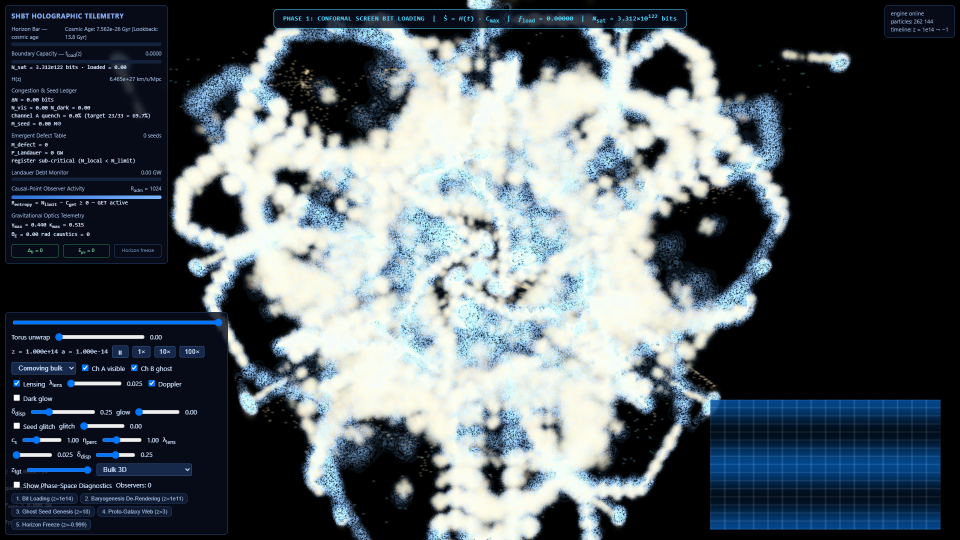
#> input picture visualizer/recordings/01_primordial_bit_loading.png, 1920 x 1080 px (shown at 1/2 size)
$ python -i record_simulation_events.py   (imports and definitions only)
#> lines starting #> are read from the running program, lines starting #| are printed output that depends on the picture
#!/usr/bin/env python3
"""
visualizer/record_simulation_events.py
Production-grade Playwright automation orchestrator for the shbt-precision
visualizer. Executes the 3D isometric-tilted orbital camera trajectory matrix
across cosmic epochs, resolves axial caustic stacking, verifies the HUD DOM
telemetry contract at each milestone, and records the run to
visualizer/recordings/full_cosmic_evolution.webm.

Spec milestones (canonical capture names, shbt12 visual checklist):
  m0  z = 1e14     01_primordial_bit_loading.png
  m1  z = 1e10     02_baryogenesis_derendering.png (quench -> eta_D ~ 69.7%)
  m2  z = 16       03_ghost_seed_genesis.png (seeds > 0, M_seed > 0, P_debt > 0)
  m3  z = 3        04_causal_point_proto_galaxies.png (debt > 5e11 GW, quench lock)
  m4  z = 1        05_cosmic_web_lensing.png (caustics > 0, gamma_max > 0.1)
  m5  z -> -0.999  06_asymptotic_horizon_freeze.png
"""
from __future__ import annotations

import asyncio
import base64
from dataclasses import dataclass
import http.server
import math
import os
import shutil
import socketserver
import subprocess
import sys
import tempfile
import threading
import time
from pathlib import Path
from typing import Dict, List, Tuple
import numpy as np

# [5 lines not run here, left out]

REPO_ROOT = Path(__file__).resolve().parents[1]
if str(REPO_ROOT) not in sys.path:
    sys.path.insert(0, str(REPO_ROOT))
RECORDINGS_DIR = Path(__file__).resolve().parent / "recordings"
MILESTONES_DIR = Path(__file__).resolve().parent / "milestones"
RAW_VIDEO_DIR = RECORDINGS_DIR / "raw_videos"
OUTPUT_VIDEO_PATH = RECORDINGS_DIR / "full_cosmic_evolution.webm"
TELEMETRY_PATH = RECORDINGS_DIR / "cosmic_event_telemetry.json"
PORT = 8080
SIMULATION_URL = os.getenv(
    "SHBT_VISUALIZER_URL", f"http://127.0.0.1:{PORT}/visualizer/?capture=1&offline=1"
)

# [12 lines left out: function find_ffmpeg, not called in this run]

BROWSER_ARGS = [
    "--enable-unsafe-webgpu",
    "--use-angle=d3d11",
    "--disable-dawn-features=use_dxc",
    "--ignore-gpu-blocklist",
    "--disable-http-cache",
    "--disable-gpu-shader-disk-cache",
    "--disable-application-cache",
    "--no-sandbox",
]
TOTAL_DURATION_SECONDS = 90.0
def get_frame_stride() -> int:
    for idx, arg in enumerate(sys.argv):
        if arg == "--stride" and idx + 1 < len(sys.argv):
            try:
                return max(1, int(sys.argv[idx + 1]))
            except ValueError:
                pass
        elif arg.startswith("--stride="):
            try:
                return max(1, int(arg.split("=", 1)[1]))
            except ValueError:
                pass
    return max(1, int(os.getenv("SHBT_FRAME_STRIDE", "4")))


TARGET_FPS = 60
TOTAL_FRAMES = int(TOTAL_DURATION_SECONDS * TARGET_FPS)
FRAME_STRIDE = get_frame_stride()
STRICT_FPS = os.getenv("SHBT_STRICT_FPS", "0") == "1"
MILESTONE_DWELL_PRESENTED = int(os.getenv("SHBT_MILESTONE_DWELL", "30"))

BOX_SIZE = 222.5502

MILESTONE_Z = {
    0: 1.0e14,
    1: 1.0e10,
    2: 16.0,
    3: 3.86,
    4: 3.0,
    5: 1.0,
    6: 0.55,
    7: 0.0,
    8: -0.70,
    9: -0.999,
}
MILESTONE_LABEL = {
    0: "primordial bit loading",
    1: "baryogenesis de-rendering",
    2: "ghost seed genesis",
    3: "early filament network",
    4: "causal-point proto-galaxies",
    5: "cosmic noon peak clustering",
    6: "mature cosmic web (7-8 Gyr)",
    7: "present epoch universe",
    8: "de Sitter acceleration voids",
    9: "asymptotic horizon freeze",
}

MILESTONE_PNG = {
    0: "01_primordial_bit_loading.png",
    1: "02_baryogenesis_derendering.png",
    2: "03_ghost_seed_genesis.png",
    3: "04_early_filament_network.png",
    4: "05_causal_point_proto_galaxies.png",
    5: "06_cosmic_noon_peak_clustering.png",
    6: "07_mature_cosmic_web_7gyr.png",
    7: "08_present_epoch_universe.png",
    8: "09_desitter_acceleration_voids.png",
    9: "10_desitter_horizon_freeze.png",
}

OMEGA_M_COSMO = 0.315
OMEGA_R0_COSMO = 9.2e-5
OMEGA_L_COSMO = 1.0 - OMEGA_M_COSMO - OMEGA_R0_COSMO
H0_CMB_COSMO = 67.4
H0_GYR_COSMO = H0_CMB_COSMO * 1.0227121650537077e-3
U_HI_COSMO = 40.0


def cosmic_age_gyr(z: float) -> float:
#> called with z = 0
    if z <= -1.0:
        return float("inf")
    u_lo = math.log(1.0 + max(z, -0.999999))
    if u_lo >= U_HI_COSMO:
        return 0.0
    n = 1024
    du = (U_HI_COSMO - u_lo) / n
    acc = 0.0
    for i in range(n + 1):
        u = u_lo + du * i
        one_plus_z = math.exp(u)
        e = math.sqrt(OMEGA_M_COSMO * (one_plus_z ** 3) + OMEGA_R0_COSMO * (one_plus_z ** 4) + OMEGA_L_COSMO)
        w = 0.5 if (i == 0 or i == n) else 1.0
        acc += w / e
    return du * acc / H0_GYR_COSMO


# Precomputed 1D monotonic cosmic age lookup grid for z in [0.0, 30.0]
_Z_DENSE = np.linspace(0.0, 30.0, 3000)
_T_DENSE = np.array([cosmic_age_gyr(zi) for zi in _Z_DENSE])
_SORT_IDX = np.argsort(_T_DENSE)
_T_GRID = _T_DENSE[_SORT_IDX]
_Z_GRID = _Z_DENSE[_SORT_IDX]


def cosmic_age_to_z(t_val: float) -> float:
    return float(np.interp(t_val, _T_GRID, _Z_GRID))


@dataclass
class SimTimeStep:
    step: int
    scale_factor: float
    redshift: float
    box_size_mpc: float
    camera_radius_mpc: float
    grid_spacing_mpc: float
    cardy_ceiling_n: float


class SimulationEventRecorder:
    def __init__(self, l_box_mpc: float = 100.0, n_grid: int = 256, n_sat: float = 1.0e122):
        self.l_box_mpc = l_box_mpc
        self.n_grid = n_grid
        self.n_sat = n_sat
        self.gamma_cft = 1.0
        self.omega_m = 0.30
        self.omega_r = 8.5e-5
        self.omega_l = 0.70
        self.h_ref_si = 2.2e-18  # s^-1
        self.c_si = 2.99792458e8
        self.mpc_to_m = 3.08567758e22

    def e_factor(self, a: float) -> float:
        return math.sqrt(self.omega_r * a**(-4) + self.omega_m * a**(-3) + self.omega_l)

    # [21 lines left out: functions compute_cardy_ceiling, compute_camera_radius, compute_grid_spacing, not called in this run]


_recorder_instance = SimulationEventRecorder(l_box_mpc=BOX_SIZE)


# [156 lines left out: functions compute_camera_trajectory, progress_to_redshift, evaluate_trajectory, start_server, not called in this run]


# [437 lines not run here, left out]


# [49 lines left out: functions finalize, png_non_blank, analyze_void_blowout, not called in this run]


def analyze_spoke_anisotropy(image_path: str | Path) -> tuple[float, float, float]:
    """
    Computes Fourier power along Cartesian coordinate axes vs diagonals.
    Applies circular windowing on central simulation square to eliminate rectangular
    boundary effects and DC component (k=0).
    Returns (R_axis, R_caustic, total_power):
      R_axis = P(k_axis) / P(k_diag) <= 1.08 (Milestone 04)
      R_caustic = P(k_diag) / P(k_axis) <= 1.05 (Milestone 05)
    """
#> called with image_path = 'recordings/01_primordial_bit_loading.png'
    from PIL import Image
    im_sq = Image.open(image_path).convert("L")
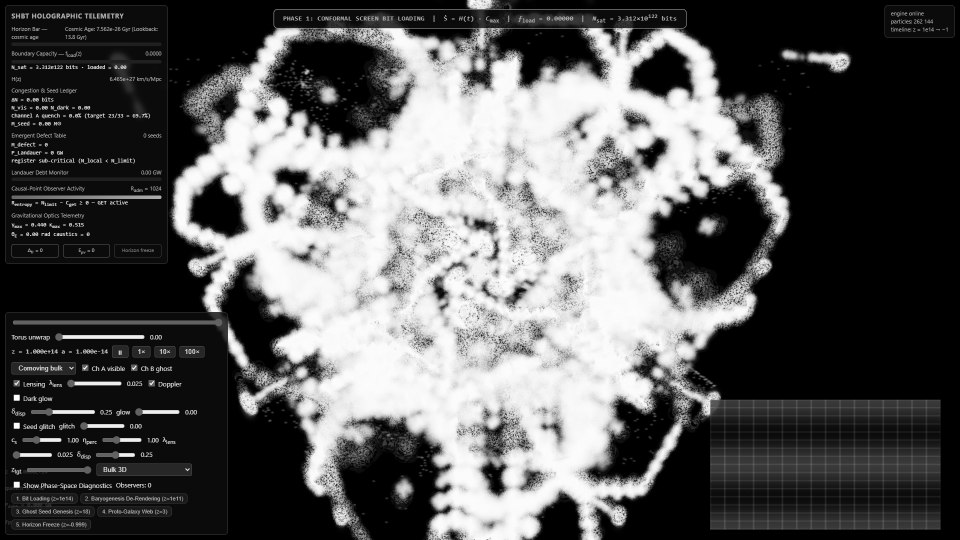
#> im_sq: PIL image 1920x1080 L (shown at 1/2 size); min 0, max 255, mean 90.3
    w, h = im_sq.size
#> w = 1920; h = 1080
    sz = 512
    cx = w // 2
#> cx = 960
    cy = h // 2
#> cy = 540
    scale = 0.65 if ("04_" in str(image_path) or "05_" in str(image_path)) else 0.70
    crop_sz = int(h * scale)
#> crop_sz = 756
    crop = im_sq.crop((cx - crop_sz // 2, cy - crop_sz // 2, cx + crop_sz // 2, cy + crop_sz // 2)).resize((sz, sz))
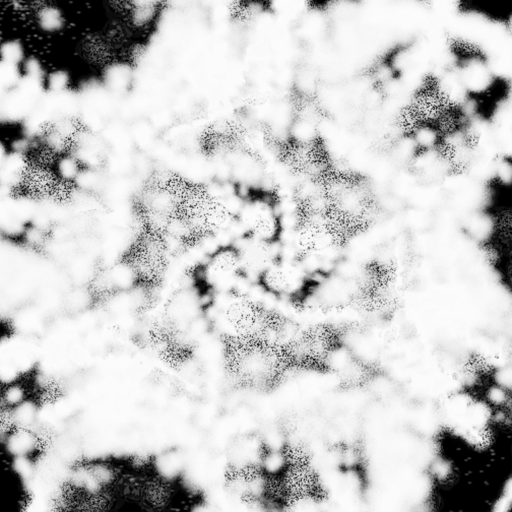
#> crop: PIL image 512x512 L; min 0, max 252, mean 200.1
    arr = np.array(crop, dtype=np.float64)
    arr -= np.mean(arr)
    y, x = np.ogrid[:sz, :sz]
    r = np.sqrt((x - sz // 2)**2 + (y - sz // 2)**2)
    mask = 0.5 * (1.0 + np.cos(np.pi * np.clip(r / (sz // 2), 0.0, 1.0)))
    mask[r >= sz // 2] = 0.0
    arr *= mask
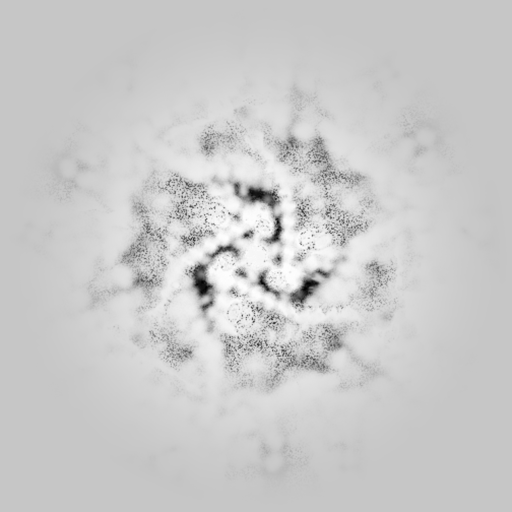
#> arr: shape (512, 512) float64; min -175.4, max 50.16, mean 4; drawn with min black and max white

    f = np.fft.fftshift(np.fft.fft2(arr))
    p = np.abs(f)**2
    c = sz // 2
    p[c, c] = 0.0
#> p: shape (512, 512) float64; min 0, max 1.44e+11, mean 67406471.7

    k_range = np.arange(8, sz // 2 - 15)
    p_axis = []
    for k in k_range:
        p_axis.extend([p[c, c + k], p[c, c - k], p[c + k, c], p[c - k, c]])
#> after the loop, p_axis = 932 values, max 3.81e+10 at index 4, min 30055.4 at index 905, mean 654420702.2

    p_diag = []
    for k in k_range:
        kd = int(round(k / np.sqrt(2)))
        p_diag.extend([p[c + kd, c + kd], p[c - kd, c - kd], p[c + kd, c - kd], p[c - kd, c + kd]])
#> after the loop, p_diag = 932 values, max 2.27e+10 at index 2, min 24798.5 at index 911, mean 579325757.6

    r_axis = float(np.mean(p_axis) / (np.mean(p_diag) + 1e-12))
#> r_axis = 1.13
    r_caustic = float(np.mean(p_diag) / (np.mean(p_axis) + 1e-12))
#> r_caustic = 0.885
    return r_axis, r_caustic, float(np.mean(p))


# [289 lines left out: functions analyze_core_ellipticity, analyze_multipole_asymmetry, extract_video_frame, verify_video_stills_match, verify, main, not called in this run]


# [6 lines not run here, left out]

>>> result = analyze_spoke_anisotropy('recordings/01_primordial_bit_loading.png')
#> result = (1.13, 0.885, 67406471.7)

$ run again, on visualizer/recordings/03_first_ghost_seeds.png
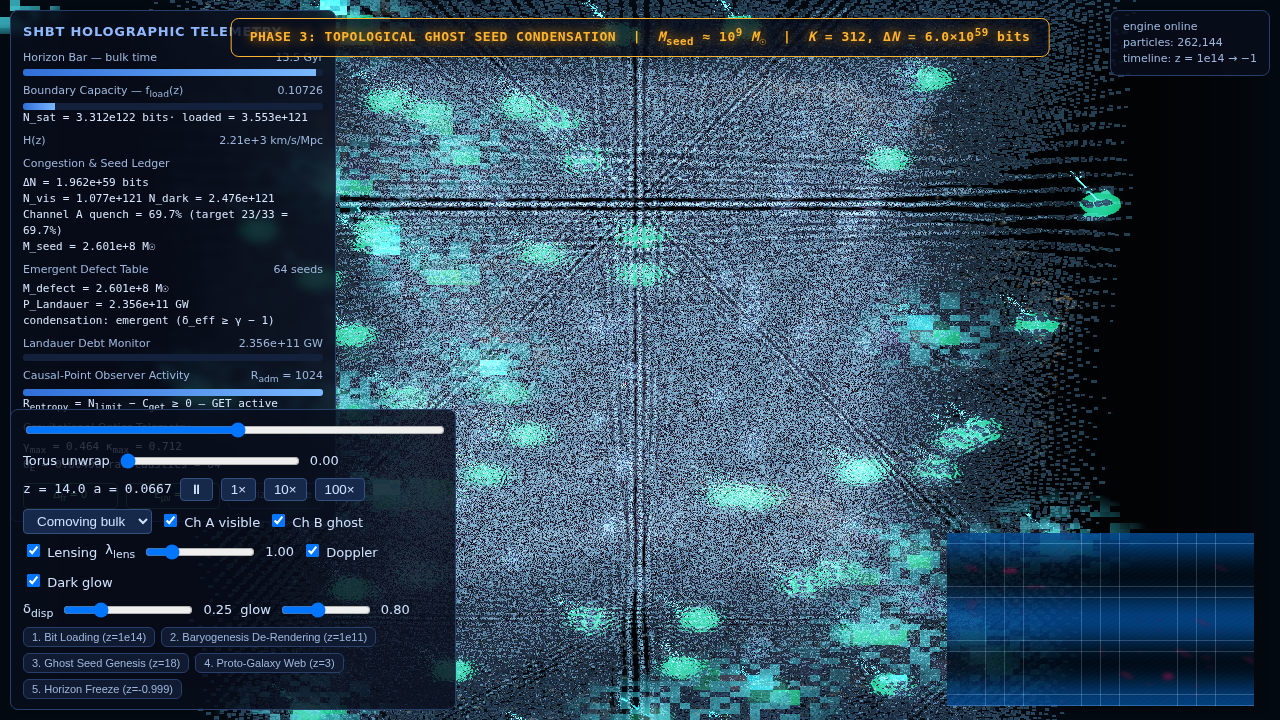
#> input picture visualizer/recordings/03_first_ghost_seeds.png, 1280 x 720 px
#> in analyze_spoke_anisotropy, `im_sq = Image.open(image_path).convert("L")`:
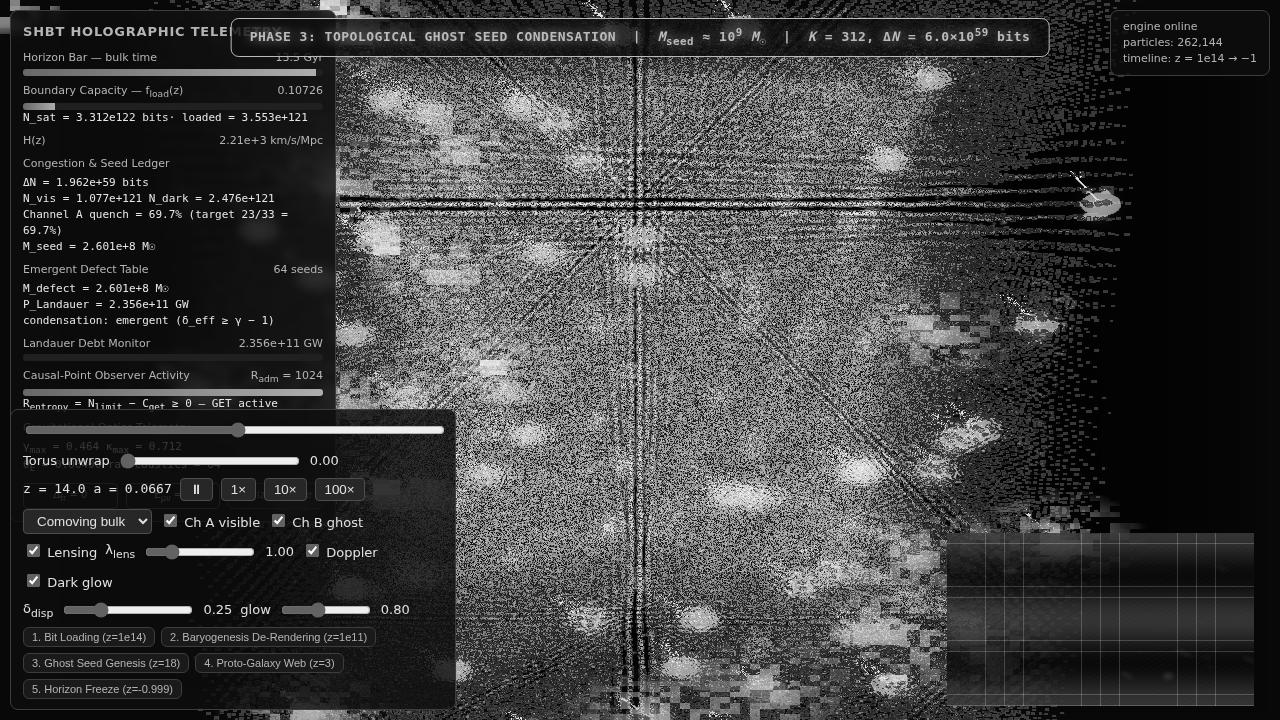
#> im_sq: PIL image 1280x720 L; min 1, max 255, mean 61.7
#> in analyze_spoke_anisotropy, `arr *= mask`:
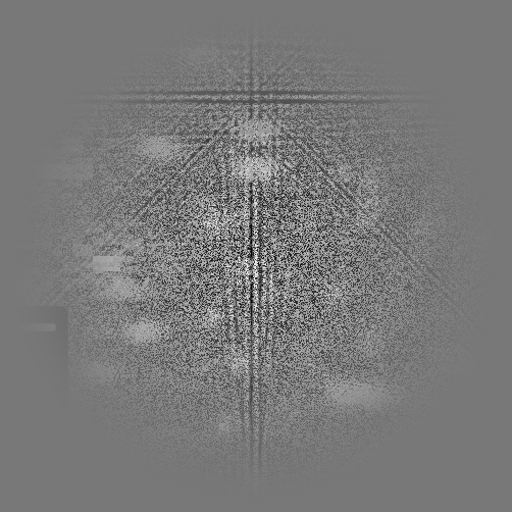
#> arr: shape (512, 512) float64; min -111.8, max 125.1, mean 1.3; drawn with min black and max white
#> after the loop in analyze_spoke_anisotropy, `for k in k_range:`: p_axis = 932 values, max 1.38e+10 at index 232, min 280347.2 at index 633, mean 870054953.2
#> after the loop in analyze_spoke_anisotropy, `for k in k_range:`: p_diag = 932 values, max 1.83e+09 at index 316, min 57781.5 at index 150, mean 223826958.7
#> r_axis = 3.89
#> r_caustic = 0.257
#> result = (3.89, 0.257, 89052508.6)

$ run again, on visualizer/recordings/03_ghost_seed_genesis.png
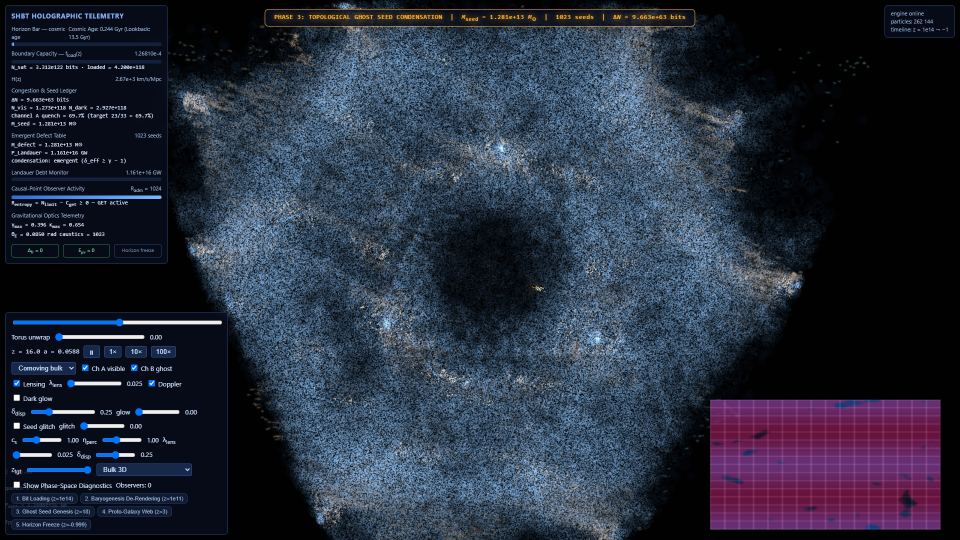
#> input picture visualizer/recordings/03_ghost_seed_genesis.png, 1920 x 1080 px (shown at 1/2 size)
#> in analyze_spoke_anisotropy, `crop = im_sq.crop((cx - crop_sz // 2, cy - crop_sz // 2, cx + crop_sz ..`:
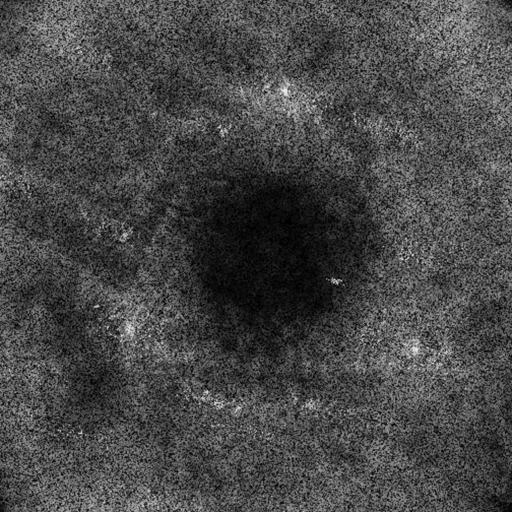
#> crop: PIL image 512x512 L; min 0, max 238, mean 71.6
#> in analyze_spoke_anisotropy, `arr *= mask`:
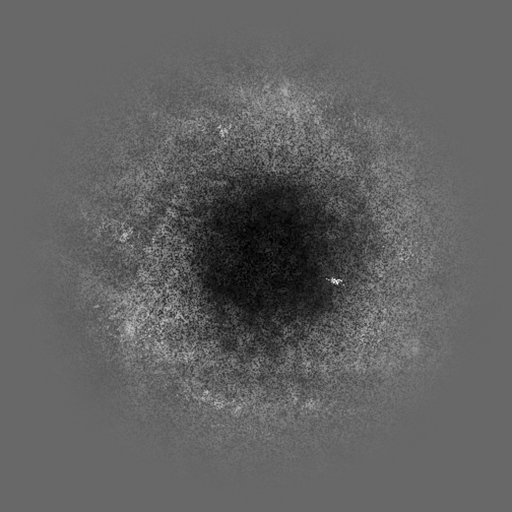
#> arr: shape (512, 512) float64; min -71.41, max 103.6, mean -4.2; drawn with min black and max white
#> after the loop in analyze_spoke_anisotropy, `for k in k_range:`: p_axis = 932 values, max 3.04e+09 at index 22, min 12427.1 at index 403, mean 55197364.7
#> after the loop in analyze_spoke_anisotropy, `for k in k_range:`: p_diag = 932 values, max 1.45e+09 at index 2, min 10472.6 at index 846, mean 47896223.1
#> r_axis = 1.15
#> r_caustic = 0.868
#> result = (1.15, 0.868, 62032914.3)
